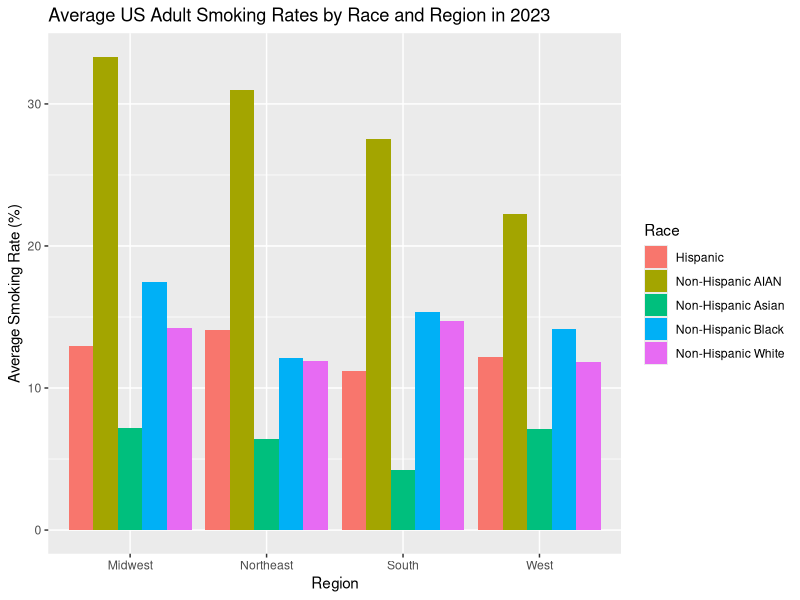
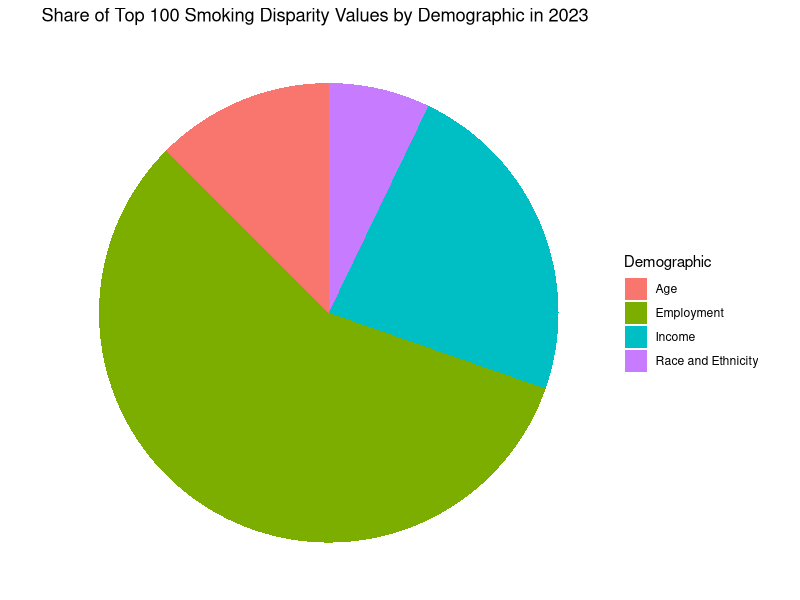
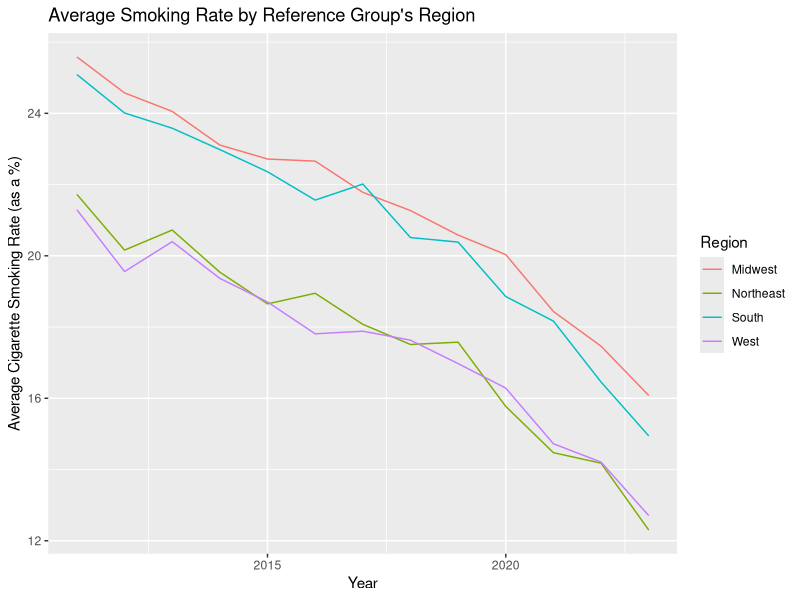

Generate these figures, in order, with R:
## ---- chunk 1
knitr::opts_chunk$set(echo = TRUE)
library(tidyverse)

## ---- chunk 2

age <- read_csv("data/Age-Related_Disparities_in_Cigarette_Smoking_Among_Adults_20251101.csv")

employment <- read_csv("data/Employment-Related_Disparities_in_Cigarette_Smoking_Among_Adults_20251101.csv")

income <- read_csv("data/Income-Related_Disparities_in_Cigarette_Smoking_Among_Adults_20251101.csv")

m_health <- read_csv("data/Mental_Health-Related_Disparities_in_Cigarette_Smoking_Among_Adults_20251101.csv")

race <- read_csv("data/Race_and_Ethnic_Disparities_in_Cigarette_Smoking_Among_Adults_20251101.csv")

## ---- chunk 3
# Merging all tables into one. This only requires bind_rows since all variable names are the same across all five tables.

tobacco_chr <- bind_rows(age, employment, income, m_health, race)
## ---- chunk 4
# Converting quantitative variables to numeric datatypes

tobacco <- tobacco_chr |>
  mutate(across(c(`Cigarette Use Prevalence % (Focus group)`,
                   `Cigarette Use Prevalence % (Reference group)`,
                   `Disparity Value`),
                as.numeric))
## ---- chunk 5
n_distinct(tobacco$`Tobacco Use`)

# The "tobacco use" column is useless since it only says "Cigarette Use Among Adults". Therefore let's get rid of it.
tobacco <- tobacco |>
  select(-`Tobacco Use`)
## ---- chunk 6
tobacco <- tobacco |>
  group_by(`Year`,
           `State`,
           `Demographic`,
           `Comparing (Focus group)`,
           `Cigarette Use Prevalence % (Focus group)`)|>
  mutate(`Mean Disparity Value (Focus Group)` = mean(`Disparity Value`))

# Creating a new column which assigns each state to a designated region based on the Census Regions and Divisions of the United States.

tobacco_region <- tobacco |>
  mutate(
    region = case_when(
      State %in% c(
        "Maine","New Hampshire","Vermont","Massachusetts","Rhode Island","Connecticut",
        "New York","New Jersey","Pennsylvania"
      ) ~ "Northeast",
      
      State %in% c(
        "Ohio","Indiana","Illinois","Michigan","Wisconsin",
        "Minnesota","Iowa","Missouri","North Dakota","South Dakota","Nebraska","Kansas"
      ) ~ "Midwest",
      
      State %in% c(
        "Delaware","Maryland","District of Columbia","Virginia","West Virginia",
        "North Carolina","South Carolina","Georgia","Florida",
        "Kentucky","Tennessee","Mississippi","Alabama",
        "Oklahoma","Texas","Arkansas","Louisiana"
      ) ~ "South",
      
      State %in% c(
        "Idaho","Montana","Wyoming","Nevada","Utah","Colorado","Arizona","New Mexico",
        "Alaska","Washington","Oregon","California","Hawaii"
      ) ~ "West",))

tobacco_region

#To check for NA values.
tobacco_region |>
  filter(is.na(region))
## ---- chunk 7

tobacco_region |>
  filter(Year == 2022, Demographic == "Race and Ethnicity") |>
 
  group_by(Race = `Comparing (Focus group)`, region) |>
  summarize(race_mean = mean(`Cigarette Use Prevalence % (Focus group)`, na.rm = TRUE)) |>
 
  ggplot(aes(x = region, y = race_mean, fill = Race)) + geom_col(position = "dodge") +
  labs(title = "Average US Adult Smoking Rates by Race and Region in 2023",
       x = "Region", y = "Average Smoking Rate (%)", fill = "Race")

## ---- chunk 8

tobacco_region |>
  ungroup() |>
  filter(Year == 2023) |>
  select(`Demographic`,
         `region`,
         `Comparing (Focus group)`,
         `To (Reference group)`,
         `Disparity Value`) |>
  drop_na() |>
  slice_max(`Disparity Value`, n = 100) |>
  
  ggplot(aes(x = "", fill = Demographic)) +
  geom_bar(width = 1) +
  coord_polar(theta = "y") +
  labs(title = "Share of Top 100 Smoking Disparity Values by Demographic in 2023",
       x = NULL, y = NULL,
       fill = "Demographic") +
       theme_void()

## ---- chunk 9
tobacco_region |> group_by(`Year`, region) |> 
  summarize(avg = mean(`Cigarette Use Prevalence % (Reference group)`, na.rm = T)) |>
  
  ggplot() + geom_line(aes(x = `Year`, 
                           y = avg, color = region)) +
    labs(title = "Average Smoking Rate by Reference Group's Region",
         y = "Average Cigarette Smoking Rate (as a %)",
         color = "Region")
